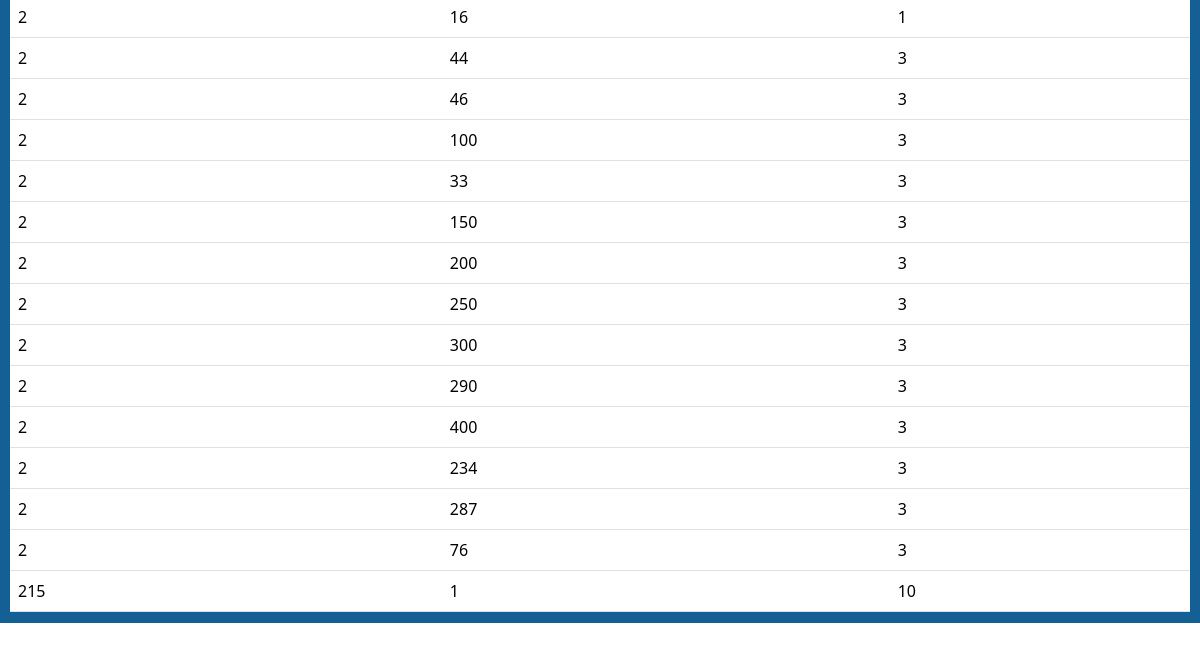
/Warenkorb (lower part), run on an earlier commit of the app's database.
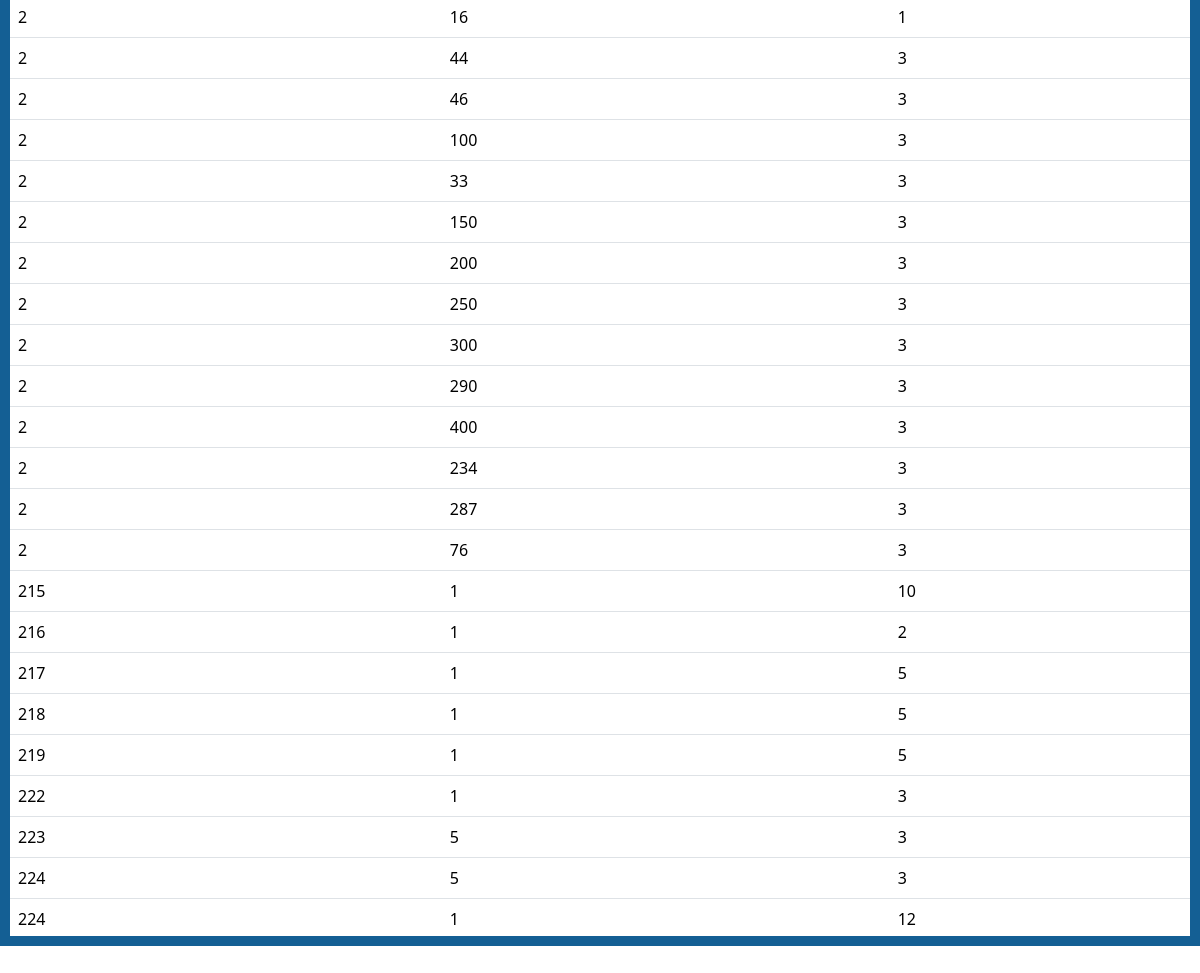
And on a later commit of the database.
### model.py (models this page shows, shortened)
class Warenkorb(db.Model):
    __tablename__ = 'warenkorb'
    Einkauf_ID = db.Column(db.Integer, db.ForeignKey('einkauf.ID'), primary_key=True)
    Produkt_ID = db.Column(db.Integer, db.ForeignKey('produkte.ID'), primary_key=True, autoincrement=False, nullable=False)
    Anzahl = db.Column(db.Integer)
    einkauf = relationship("Einkauf")
    produkt = relationship("Produkte")

### app_admin.py (the view)
@admin.route('/Warenkorb')
def show_warenkorb():
    warenkorb_entries = db.session.query(Warenkorb).all()
    column_names = ["Einkauf_ID", "Produkt_ID", "Anzahl"]
    return render_template('db_table_view.html', entries=warenkorb_entries, column_names=column_names, title = "Warenkorb")

### templates/db_table_view.html (shortened to what this page needs)
<!DOCTYPE html>
<html lang="en">
<head>
    <link rel="stylesheet" type="text/css" href="{{ url_for('static', filename='style.css') }}">
    <link href="https://cdn.jsdelivr.net/npm/bootstrap@5.3.3/dist/css/bootstrap.min.css" rel="stylesheet"
>
</head>
<body>
    <div class="dbPage-container">
        <h3>{{title}}</h1>
        <div class = " table-container">
            <table class="table">
                <tbody>
                    {% for entry in entries %}
                        <tr>
                            {% for identifier in column_names %}
                                {% if identifier == "ID" %}
                                    <th scope="row">{{ entry.ID }}</th>
                                {% else %}
                                    <td>{{ entry[identifier]  }}</td>
                                {% endif%}
                            {% endfor %}
                        </tr>
                    {% endfor %}
                </tbody>
            </table>
        </div>
    </div>
</body>
</html>

### static/style.css (style rules this page uses)
header, body, footer { background-color: rgb(24, 115, 180); color: white; height: auto; display: flex; flex-direction: column; }
.dbPage-container { background-color: rgb(20, 95, 148); color: white; flex: 1; overflow: hidden; padding: 5px; height: auto; }
.table-container { overflow-y: auto; overflow-x: auto; max-width: 100%; max-height: 75vh; margin: 5px; }
.table { width: 100%; border-collapse: collapse; table-layout: auto; }

What changed in the data, as far as the page shows it:
added Warenkorb: Einkauf_ID "216" "1" "2"
added Warenkorb: Einkauf_ID "217" "1" "5"
added Warenkorb: Einkauf_ID "218" "1" "5"
added Warenkorb: Einkauf_ID "219" "1" "5"
added Warenkorb: Einkauf_ID "222" "1" "3"
added Warenkorb: Einkauf_ID "223" "5" "3"
added Warenkorb: Einkauf_ID "224" "5" "3"
added Warenkorb: Einkauf_ID "224" "1" "12"
